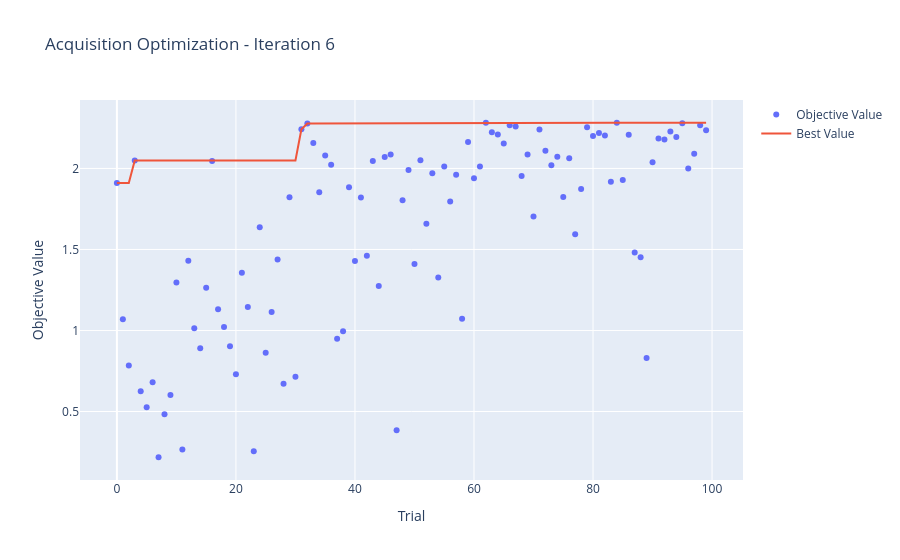

The notebook cell saved with this chart:
### Markdown cell above
## Optuna Visualization Options

The Optuna-based optimizer exposes multiple visualization methods to analyze optimization behavior across both levels:
- **Acquisition Function Optimization**: How Optuna explores the GP's acquisition function landscape
- **Hyperparameter Optimization**: How Optuna adapts GP hyperparameters over iterations

Available plots:
1. **Optimization History** — Best value found over trials
2. **Parameter Importances** — Which parameters matter most
3. **Parallel Coordinates** — Parameter trade-offs and interactions
4. **Slice Plot** — Individual parameter impact on objective

### Code cell
# Visualization 1: Acquisition Function Optimization History
print("=" * 60)
print("ACQUISITION FUNCTION OPTIMIZATION ANALYSIS")
print("=" * 60)

# Plot optimization history for the most recent acquisition study
fig_acq_hist = optimizer_func3.plot_acquisition_optimization()
if fig_acq_hist:
    fig_acq_hist.show()
    print("\nShowing how Optuna's TPE sampler explores the acquisition function landscape")

### Figure 1 — Plotly figure (JSON) as saved in the notebook; plotly's stock layout.template omitted (floating-point values rounded to 4 significant figures)
{"data": [{"mode": "markers", "name": "Objective Value", "type": "scatter", "x": [0, 1, 2, 3, 4, 5, 6, 7, 8, 9, 10, 11, 12, 13, 14, 15, 16, 17, 18, 19, 20, 21, 22, 23, 24, 25, 26, 27, 28, 29, 30, 31, 32, 33, 34, 35, 36, 37, 38, 39, 40, 41, 42, 43, 44, 45, 46, 47, 48, 49, 50, 51, 52, 53, 54, 55, 56, 57, 58, 59, 60, 61, 62, 63, 64, 65, 66, 67, 68, 69, 70, 71, 72, 73, 74, 75, 76, 77, 78, 79, 80, 81, 82, 83, 84, 85, 86, 87, 88, 89, 90, 91, 92, 93, 94, 95, 96, 97, 98, 99], "y": [1.91, 1.069, 0.7834, 2.049, 0.6247, 0.526, 0.681, 0.2178, 0.4828, 0.6017, 1.296, 0.265, 1.43, 1.015, 0.8904, 1.265, 2.046, 1.132, 1.021, 0.902, 0.73, 1.356, 1.146, 0.2548, 1.637, 0.8624, 1.114, 1.438, 0.6715, 1.823, 0.7149, 2.242, 2.277, 2.156, 1.852, 2.08, 2.023, 0.9489, 0.9952, 1.884, 1.429, 1.821, 1.461, 2.046, 1.274, 2.07, 2.086, 0.384, 1.803, 1.991, 1.411, 2.05, 1.659, 1.97, 1.327, 2.011, 1.795, 1.961, 1.072, 2.162, 1.939, 2.012, 2.281, 2.224, 2.209, 2.154, 2.267, 2.258, 1.954, 2.086, 1.704, 2.24, 2.109, 2.019, 2.071, 1.824, 2.063, 1.593, 1.873, 2.254, 2.201, 2.219, 2.204, 1.919, 2.282, 1.928, 2.208, 1.482, 1.452, 0.8296, 2.038, 2.186, 2.179, 2.228, 2.194, 2.279, 2.0, 2.09, 2.267, 2.236]}, {"mode": "lines", "name": "Best Value", "type": "scatter", "x": [0, 1, 2, 3, 4, 5, 6, 7, 8, 9, 10, 11, 12, 13, 14, 15, 16, 17, 18, 19, 20, 21, 22, 23, 24, 25, 26, 27, 28, 29, 30, 31, 32, 33, 34, 35, 36, 37, 38, 39, 40, 41, 42, 43, 44, 45, 46, 47, 48, 49, 50, 51, 52, 53, 54, 55, 56, 57, 58, 59, 60, 61, 62, 63, 64, 65, 66, 67, 68, 69, 70, 71, 72, 73, 74, 75, 76, 77, 78, 79, 80, 81, 82, 83, 84, 85, 86, 87, 88, 89, 90, 91, 92, 93, 94, 95, 96, 97, 98, 99], "y": [1.91, 1.91, 1.91, 2.049, 2.049, 2.049, 2.049, 2.049, 2.049, 2.049, 2.049, 2.049, 2.049, 2.049, 2.049, 2.049, 2.049, 2.049, 2.049, 2.049, 2.049, 2.049, 2.049, 2.049, 2.049, 2.049, 2.049, 2.049, 2.049, 2.049, 2.049, 2.242, 2.277, 2.277, 2.277, 2.277, 2.277, 2.277, 2.277, 2.277, 2.277, 2.277, 2.277, 2.277, 2.277, 2.277, 2.277, 2.277, 2.277, 2.277, 2.277, 2.277, 2.277, 2.277, 2.277, 2.277, 2.277, 2.277, 2.277, 2.277, 2.277, 2.277, 2.281, 2.281, 2.281, 2.281, 2.281, 2.281, 2.281, 2.281, 2.281, 2.281, 2.281, 2.281, 2.281, 2.281, 2.281, 2.281, 2.281, 2.281, 2.281, 2.281, 2.281, 2.281, 2.282, 2.282, 2.282, 2.282, 2.282, 2.282, 2.282, 2.282, 2.282, 2.282, 2.282, 2.282, 2.282, 2.282, 2.282, 2.282]}, {"marker": {"color": "#cccccc"}, "mode": "markers", "name": "Infeasible Trial", "showlegend": false, "type": "scatter", "x": [], "y": []}], "layout": {"title": {"text": "Acquisition Optimization - Iteration 6"}, "xaxis": {"title": {"text": "Trial"}}, "yaxis": {"title": {"text": "Objective Value"}}}}
